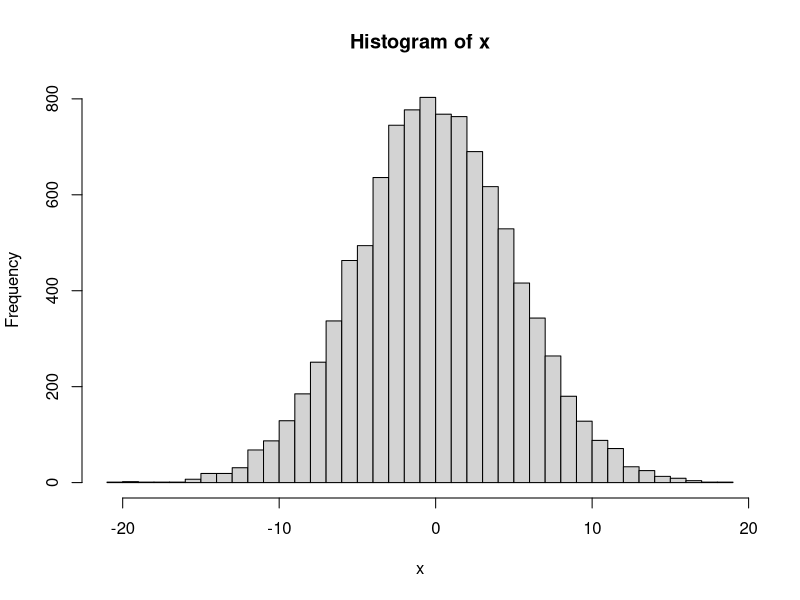
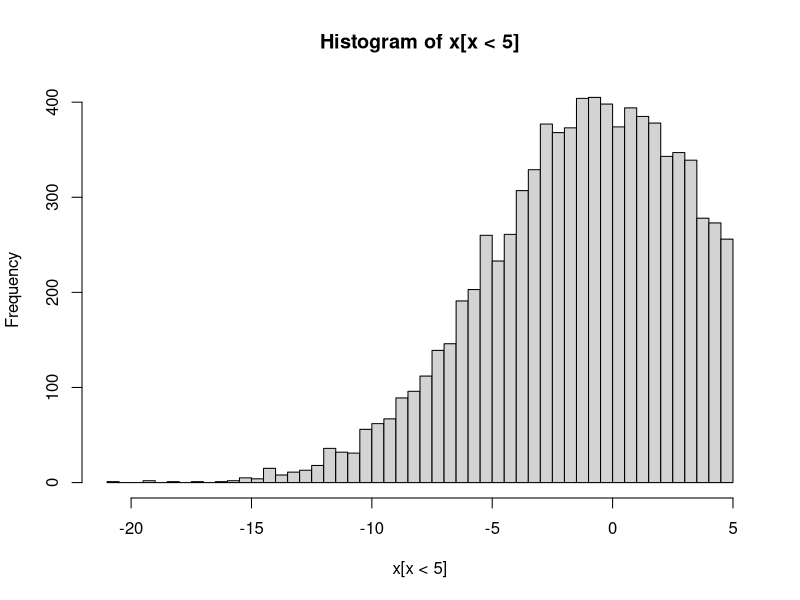

Write the R code that produced these figures, in order.
# Code for data filtering

# simulate some data using normal distribution - non-negative, positive skew
x <- rnorm(10000,mean = 0, sd = 5)

hist(x, breaks = 50)

# log2 transformation
hist(x[x<5], breaks = 50)
